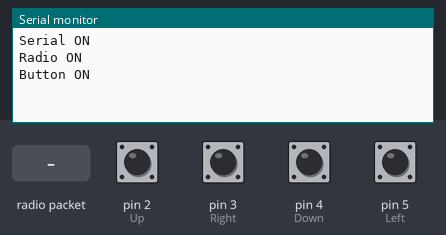
This sketch was run on a simulated Arduino Uno, built with avr-gcc and run on an emulated ATmega328P. Parts: the last lines printed to the serial monitor. Inputs (shaded band) come from the test bench; at power-on: pin 2 (Up), pin 3 (Right), pin 4 (Down), pin 5 (Left) HIGH. No radio packets arrive unless stated.

Above: at 2.2 s.
2.3 s: radio packet "1" arrives
At 3.5 s:
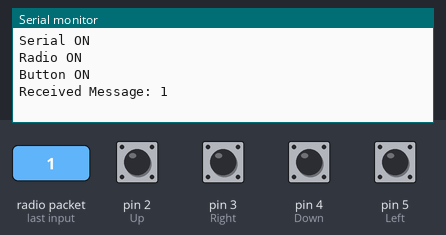
3.8 s: radio packet "0" arrives
At 4.6 s:
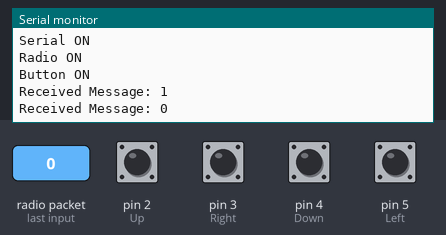

Measured:
- after the input at 2.3 s, the serial monitor: prints a new line at once (image 1)
- after the input at 3.8 s, the serial monitor: prints a new line at once (image 2)

The sketch:

controller.ino
```cpp
#include <SPI.h>
#include <RF24.h>

#define CE_PIN 9
#define CSN_PIN 10

const int Up = 2;
const int Right = 3;
const int Down = 4;
const int Left = 5;

RF24 radio(CE_PIN, CSN_PIN);
unsigned long lastSendTime = 0;

const byte rover_address[6] = {'R','x','A','A','A'}; //로버와 직접 통신할 때 사용하는 주소
const byte router_address[6] = {'R','x','B','B','B'}; //라우터를 통해 통신할 때 사용하는 주소

byte address[6] = {}; //직접 사용할 주소


void setup() {
  Serial.begin(9600);
  Serial.println("Serial ON");
  delay(500);

  for(int i = 0; i < 6 ; i++){
  address[i] = router_address[i];  //사용할 주소를 설정하는 부분
}

  radio.begin(); //rf통신 시작
  radio.openWritingPipe(address);
  radio.setPALevel(RF24_PA_MAX);
  radio.stopListening();
  Serial.println("Radio ON");
  delay(500);

  pinMode(Up, INPUT_PULLUP); //버튼 사용을 위한 설정
  pinMode(Right, INPUT_PULLUP);
  pinMode(Down, INPUT_PULLUP);
  pinMode(Left, INPUT_PULLUP);
  Serial.println("Button ON");
}

void loop() {
  WriteRF(); //입력한 명령과 HB를 로버 또는 라우터로 보냄
  ListeningRF(); //초음파 센서로 측정한 거리를 받아옴
}


void sendCommand(const char* command) {  //커맨드를 설정한 주소로 보냄
  radio.stopListening();
  radio.openWritingPipe(address);
  radio.write(command, strlen(command) + 1); //NULL문자 때문에 크기+1
}

void WriteRF() {
  if(digitalRead(Up) == LOW){
    sendCommand("Up");
  }
  else if(digitalRead(Right) == LOW){
    sendCommand("Right");
  }
  else if(digitalRead(Down) == LOW){
    sendCommand("Down");
  }
  else if(digitalRead(Left) == LOW){
    sendCommand("Left");
  }
  else if(millis() - lastSendTime >= 1000){ //연결 확인을 위해 HeartBeat방식 사용
    sendCommand("HB");
    lastSendTime = millis();
  }
}

void ListeningRF() { //설정한 주소로부터 메시지를 받아 화면에 출력함ㄴ
  radio.openReadingPipe(1,address);
  radio.startListening();
  if (radio.available()) {
    char receivedMessage[32] = "";
    radio.read(&receivedMessage, sizeof(receivedMessage));
    Serial.print("Received Message: ");
    Serial.println(receivedMessage);
  }
}
```
